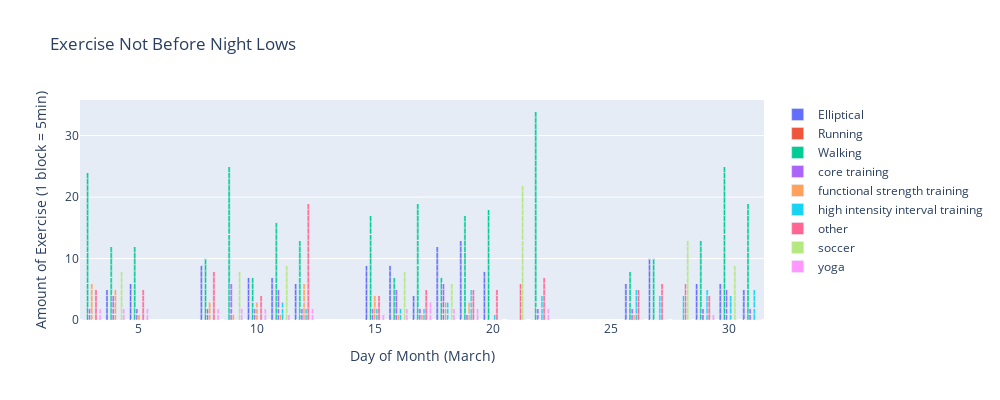

The code cell stored with this chart in its notebook:
### Code cell
# use a list comprehnsion to get all the bar graphs
data = [go.Bar(name=col, x=no_night_low_df['day'], y=no_night_low_df[col]) for col in exercise_oh_cols]

fig_3 = go.Figure(data=data)

fig_3.update_layout(barmode='group',
    width=1000,
    height=400,
    autosize=False,
    title='Exercise Not Before Night Lows',
    xaxis_title='Day of Month (March)',
    yaxis_title='Amount of Exercise (1 block = 5min)')
fig_3.show()

### Figure 1 — Plotly figure (JSON) as saved in the notebook; plotly's stock layout.template omitted (floating-point values rounded to 4 significant figures; data arrays with more than 128 entries replaced by an {"elided": "..."} marker saying what was removed)
{"data": [{"name": "Elliptical", "type": "bar", "x": {"elided": "6343 int values"}, "y": {"elided": "6343 int values"}}, {"name": "Running", "type": "bar", "x": {"elided": "6343 int values"}, "y": {"elided": "6343 int values"}}, {"name": "Walking", "type": "bar", "x": {"elided": "6343 int values"}, "y": {"elided": "6343 int values"}}, {"name": "core training", "type": "bar", "x": {"elided": "6343 int values"}, "y": {"elided": "6343 int values"}}, {"name": "functional strength training", "type": "bar", "x": {"elided": "6343 int values"}, "y": {"elided": "6343 int values"}}, {"name": "high intensity interval training", "type": "bar", "x": {"elided": "6343 int values"}, "y": {"elided": "6343 int values"}}, {"name": "other", "type": "bar", "x": {"elided": "6343 int values"}, "y": {"elided": "6343 int values"}}, {"name": "soccer", "type": "bar", "x": {"elided": "6343 int values"}, "y": {"elided": "6343 int values"}}, {"name": "yoga", "type": "bar", "x": {"elided": "6343 int values"}, "y": {"elided": "6343 int values"}}], "layout": {"autosize": false, "barmode": "group", "height": 400, "title": {"text": "Exercise Not Before Night Lows"}, "width": 1000, "xaxis": {"title": {"text": "Day of Month (March)"}}, "yaxis": {"title": {"text": "Amount of Exercise (1 block = 5min)"}}}}
